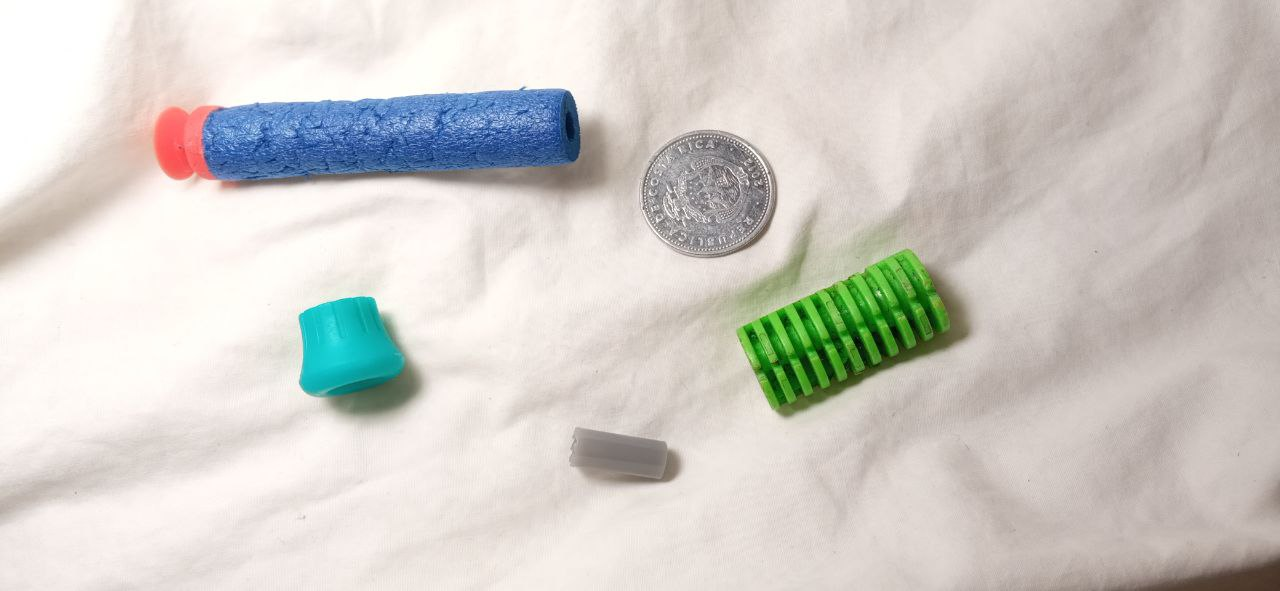
#> input picture Ejercicio-2/Img/Ejercicio2-a.jpg, 1280 x 591 px, found by its file name
$ python Ejercicio-2.py
#> lines starting #> are read from the running program, lines starting #| are printed output that depends on the picture; after the words box and inside, x2 and y2 are one past the last pixel; in counts of white or black regions, pixels touching at a corner belong together
import matplotlib
import matplotlib.pyplot as plt

import numpy as np

import skimage.filters
from skimage import io
import os

filename = os.getcwd() + '/Ejercicio-2/Img/Ejercicio2-a.jpg'

image = io.imread(filename, as_gray=False)
#> image is the input picture: shape (591, 1280, 3); mean R, G, B 208.4, 205.4, 199.9

count = 0

filtered_img = image.copy();

filtered_img[filtered_img <= 215] = 0;
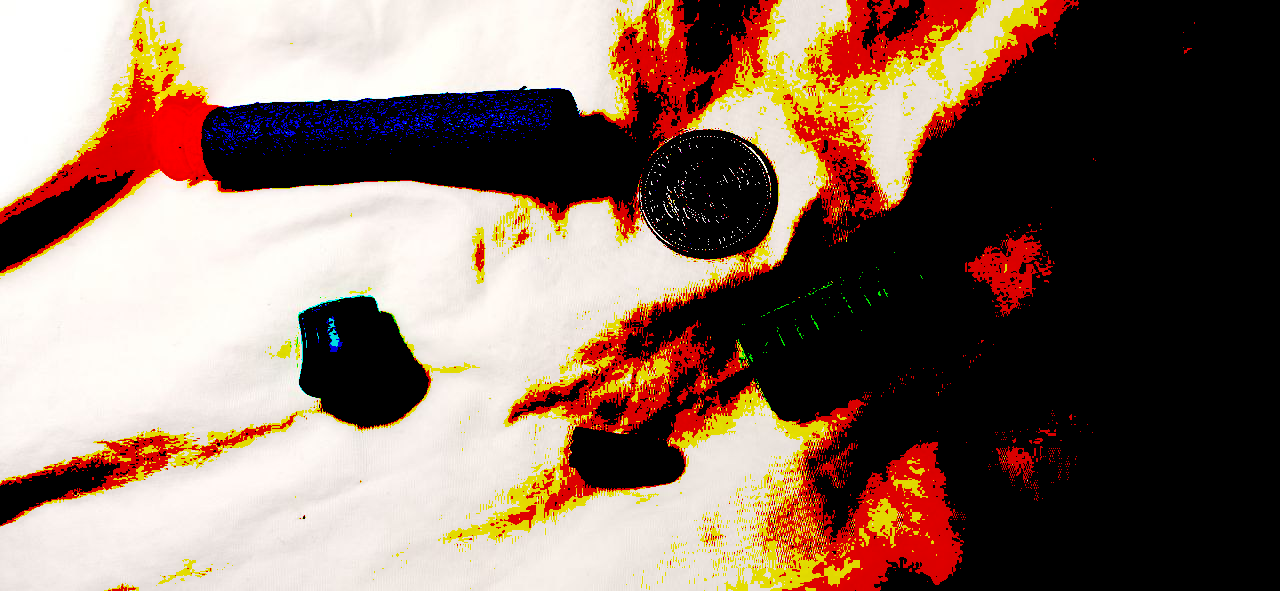
#> filtered_img: shape (591, 1280, 3); mean R, G, B 134.7, 111.1, 97.6
filtered_img[(filtered_img > 215) & (filtered_img < 250)] = 128;
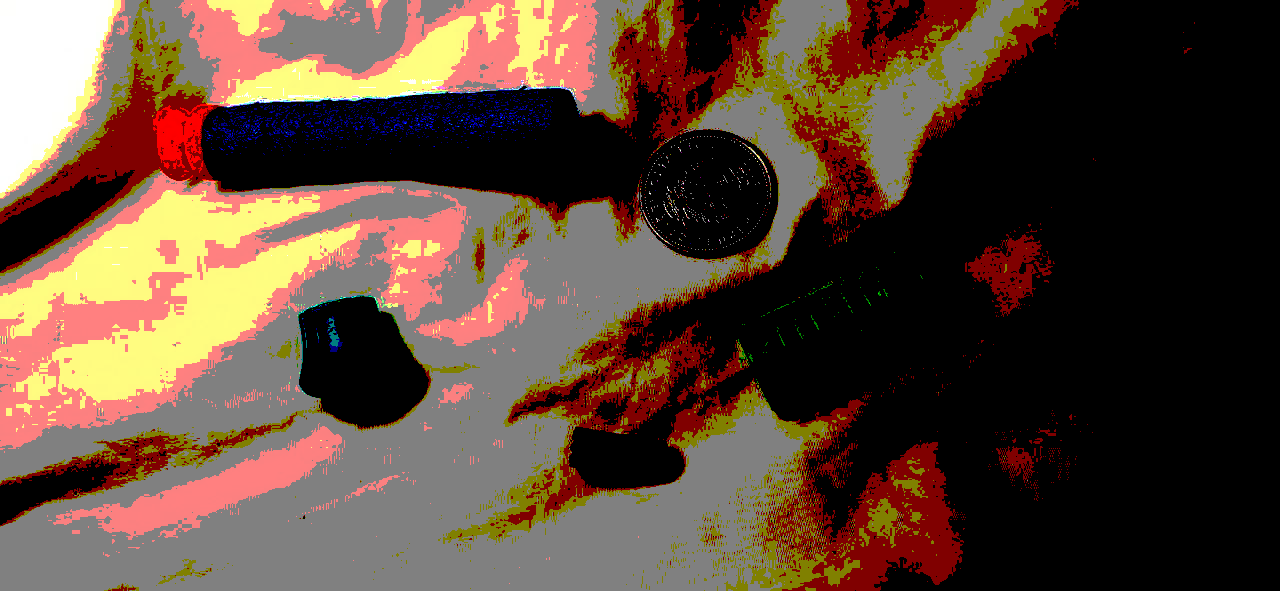
#> filtered_img: shape (591, 1280, 3); mean R, G, B 92.9, 70.4, 56
filtered_img[filtered_img >= 250] = 255;
#> filtered_img: shape (591, 1280, 3); 13.26% of pixels changed, all inside (x1, y1, x2, y2) = (0, 0, 887, 584)

fig, ax = plt.subplots(1, 1)
ax.imshow(image, cmap=plt.cm.gray)
ax.set_title('Original')
ax.axis('off')

fig1, ax1 = plt.subplots(1, 1)
ax1.hist(image.ravel(), bins=256, histtype='step', color='black', density=True)
ax1.set_title('Histograma Original')

fig2, ax2 = plt.subplots(1, 1)
ax2.imshow(filtered_img, cmap=plt.cm.gray)
ax2.set_title('Filtrada')
ax2.axis('off')

fig3, ax3 = plt.subplots(1, 1)
ax3.hist(filtered_img.ravel(), bins=256, histtype='step', color='black', density=True)
ax3.set_title('Histograma Filtrado')

plt.show()
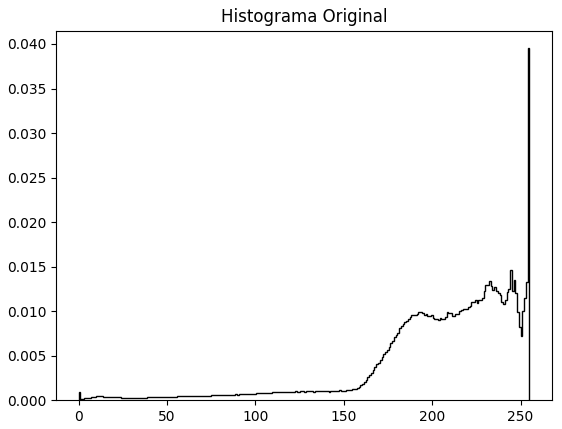
#> figure drawn by matplotlib, 1 panel
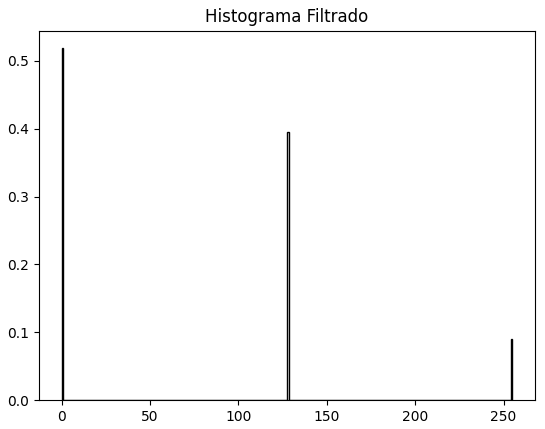
#> figure drawn by matplotlib, 1 panel
